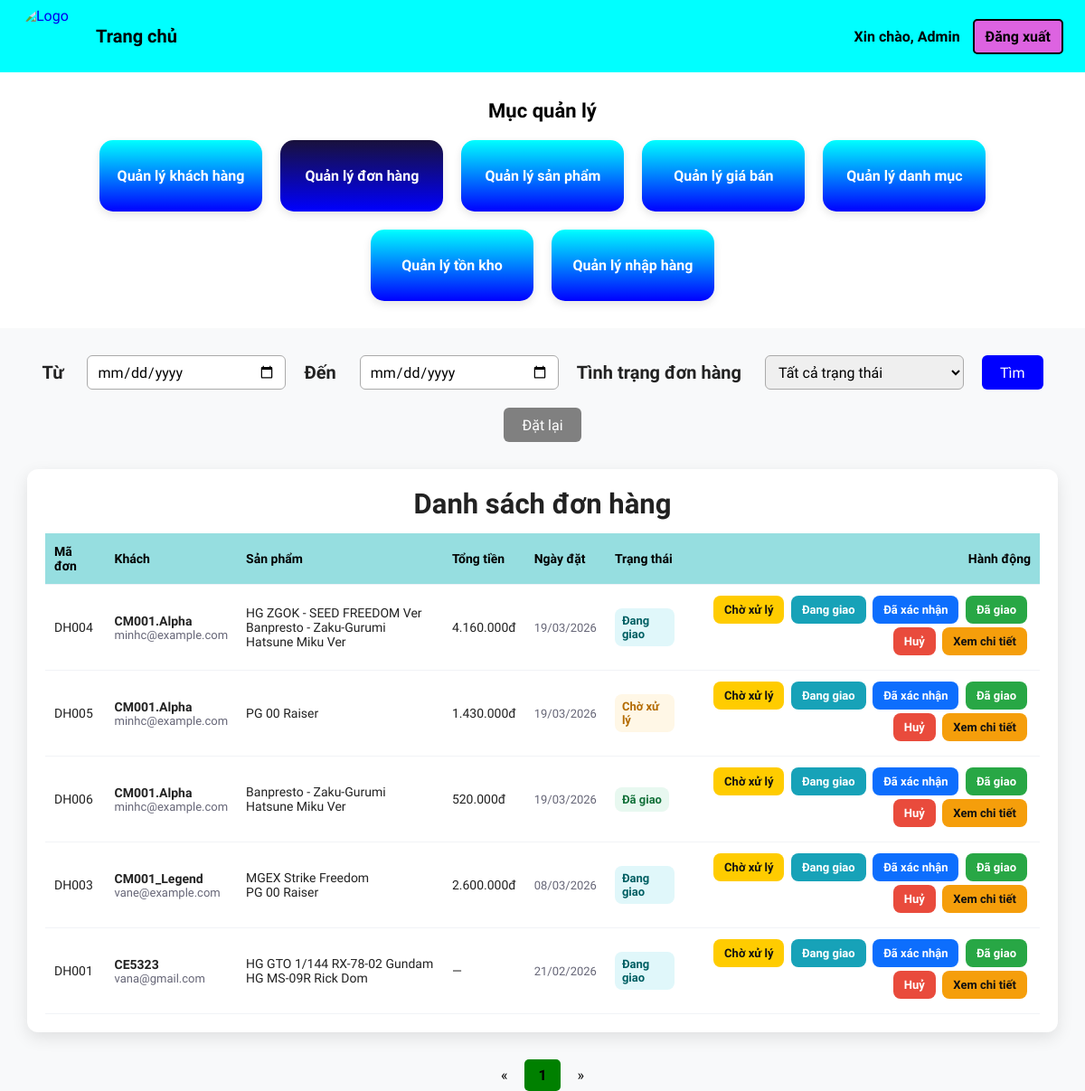
Page /admin/shiping.php on the earlier database version.
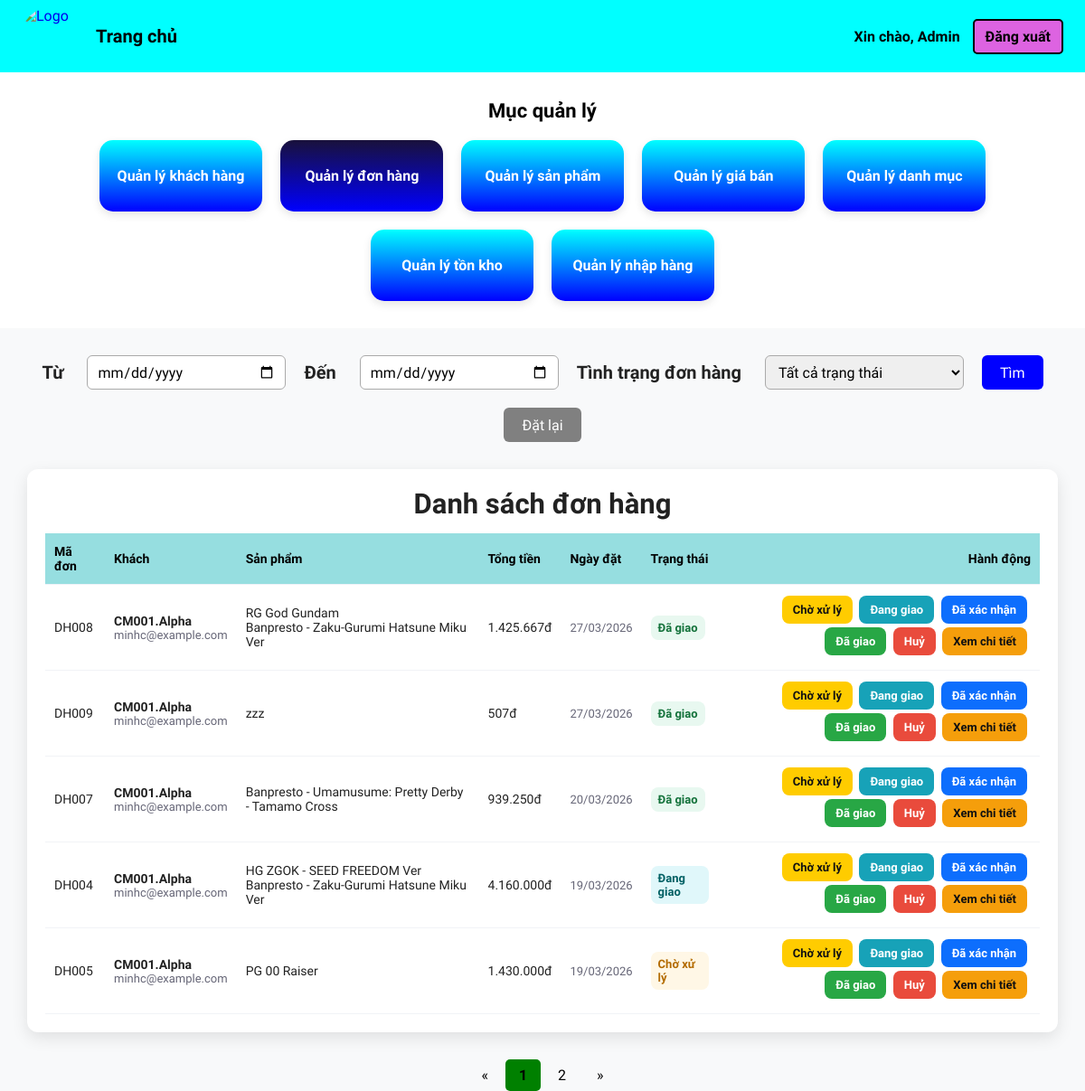
Same page on the later database version.
### tables this page shows
CREATE TABLE `orders` (
  `id_order` varchar(20) NOT NULL,
  `customer_id` varchar(10) NOT NULL,
  `order_date` date NOT NULL,
  `status` enum('Chờ xử lý','Đã xác nhận','Đang giao','Đã giao','Đã huỷ') DEFAULT 'Chờ xử lý',
  `created_at` timestamp NOT NULL DEFAULT current_timestamp(),
  `total` int(11) DEFAULT NULL,
  `receiver_name` varchar(100) DEFAULT NULL,
  `receiver_phone` varchar(20) DEFAULT NULL,
  `receiver_address` varchar(255) DEFAULT NULL,
  `payment_method` varchar(50) DEFAULT NULL,
  `note` text DEFAULT NULL
);

CREATE TABLE `customers` (
  `customer_id` varchar(10) NOT NULL,
  `phone` varchar(15) NOT NULL,
  `email` varchar(100) NOT NULL,
  `address` varchar(255) DEFAULT NULL,
  `register_date` date NOT NULL,
  `status` enum('Hoạt động','Bị khóa') DEFAULT 'Hoạt động',
  `created_at` timestamp NOT NULL DEFAULT current_timestamp(),
  `username` varchar(50) DEFAULT NULL,
  `password` varchar(255) DEFAULT NULL
);

CREATE TABLE `product_list` (
  `ProductID` varchar(255) NOT NULL,
  `ProductName` varchar(255) DEFAULT NULL,
  `Grade` varchar(255) DEFAULT NULL,
  `Producer` varchar(255) DEFAULT NULL,
  `Product_source` longtext DEFAULT NULL,
  `Product_description` longtext DEFAULT NULL,
  `Product_detail` text DEFAULT NULL,
  `Product_image` varchar(255) DEFAULT NULL,
  `Price` int(11) DEFAULT NULL,
  `Profit` decimal(5,2) DEFAULT NULL,
  `cost_price` decimal(12,2) DEFAULT 0.00,
  `Quantity` int(11) NOT NULL DEFAULT 0
);

### admin/shiping.php (the view, shortened to what the changed rows need)
<?php
$conn = new mysqli("localhost","root","","hobbystore");
$where = "WHERE 1=1";
$per_page = 5;
$page   = isset($_GET['page']) ? (int)$_GET['page'] : 1;
$offset = ($page - 1) * $per_page;
$count_res  = $conn->query("SELECT COUNT(*) as total FROM orders o $where");
$total_rows = $count_res->fetch_assoc()['total'];
$total_pages = max(1, ceil($total_rows / $per_page));
$sql = "SELECT o.id_order, o.order_date, o.status, o.total,
               o.receiver_name, o.receiver_phone, o.receiver_address,
               o.payment_method, o.note,
               c.email, c.username
        FROM orders o
        JOIN customers c ON o.customer_id = c.customer_id
        $where
        ORDER BY o.order_date DESC
        LIMIT $per_page OFFSET $offset";
$result = $conn->query($sql);
$qp = [];
$qs = count($qp) ? '&'.implode('&',$qp) : '';
?>
<!DOCTYPE html>
<html lang="vi">
<head>
  <link rel="stylesheet" href="assets/css/style.css">
</head>
<body>
<section class="overview-menu">
  <h2>Mục quản lý</h2>
</section>
<div class="shipping-table">
  <h2>Danh sách đơn hàng</h2>
  <table>
    <thead>
      <tr>
        <th>Mã đơn</th>
        <th>Khách</th>
        <th>Sản phẩm</th>
        <th>Tổng tiền</th>
        <th>Ngày đặt</th>
        <th>Trạng thái</th>
        <th style="text-align:right">Hành động</th>
      </tr>
    </thead>
    <tbody>
    <?php while($row = $result->fetch_assoc()):
        $oid = $conn->real_escape_string($row['id_order']);
        $items_res = $conn->query("SELECT p.ProductName, oi.quantity, p.Price
                                   FROM order_item oi
                                   JOIN product_list p ON oi.ProductID = p.ProductID
                                   WHERE oi.id_order='$oid'");
        $items = [];
        while($it = $items_res->fetch_assoc()) $items[] = $it;
        $product_names = implode('<br>', array_map(fn($i) => htmlspecialchars($i['ProductName']), $items));
        $badge = 'status-pending';
        if($row['status']==='Đã giao' || $row['status']==='Đã xác nhận') $badge = 'status-shipped';
        elseif($row['status']==='Đang giao') $badge = 'status-delivering';
        elseif($row['status']==='Đã huỷ') $badge = 'status-cancel';
        $items_json = htmlspecialchars(json_encode($items, JSON_UNESCAPED_UNICODE), ENT_QUOTES);
    ?>
    <tr>
      <td><?php echo htmlspecialchars($row['id_order']); ?></td>
      <td>
        <div style="font-weight:600"><?php echo htmlspecialchars($row['receiver_name'] ?? $row['username']); ?></div>
        <div class="muted"><?php echo htmlspecialchars($row['email']); ?></div>
      </td>
      <td><?php echo $product_names; ?></td>
      <td><?php echo $row['total'] ? number_format($row['total'],0,',','.') . 'đ' : '—'; ?></td>
      <td class="muted"><?php echo date('d/m/Y', strtotime($row['order_date'])); ?></td>
      <td><span class="status-badge <?php echo $badge; ?>"><?php echo htmlspecialchars($row['status']); ?></span></td>
      <td style="text-align:right">
        <form method="post" style="display:inline;">
          <button type="submit" name="status" value="Chờ xử lý"   class="btn btn-pending">Chờ xử lý</button>
          <button type="submit" name="status" value="Đang giao"    class="btn btn-delivering">Đang giao</button>
          <button type="submit" name="status" value="Đã xác nhận"  class="btn btn-confirm">Đã xác nhận</button>
          <button type="submit" name="status" value="Đã giao"      class="btn btn-deliver">Đã giao</button>
          <button type="submit" name="status" value="Đã huỷ"
            onclick="return confirm('Bạn chắc chắn muốn huỷ đơn <?php echo $row['id_order']; ?>?')"
            class="btn btn-cancel">Huỷ</button>
        </form>
        <button class="btn btn-detail"
          onclick="openModal(
            '<?php echo htmlspecialchars($row['id_order']); ?>',
            '<?php echo htmlspecialchars($row['receiver_name'] ?? $row['username']); ?>',
            '<?php echo htmlspecialchars($row['email']); ?>',
            '<?php echo htmlspecialchars($row['receiver_address'] ?? ''); ?>',
            '<?php echo htmlspecialchars($row['order_date']); ?>',
            '<?php echo htmlspecialchars($row['status']); ?>',
            '<?php echo $row['total'] ? number_format($row['total'],0,',','.') . 'đ' : '—'; ?>',
            '<?php echo htmlspecialchars($row['payment_method'] ?? ''); ?>',
            '<?php echo htmlspecialchars($row['note'] ?? ''); ?>',
            <?php echo $items_json; ?>
          )">Xem chi tiết</button>
      </td>
    </tr>
    <?php endwhile; ?>
    </tbody>
  </table>
</div>
<div class="pagination">
  <a href="shiping.php?page=1<?php echo $qs; ?>">&laquo;</a>
  <?php for($i=1;$i<=$total_pages;$i++): ?>
    <a href="shiping.php?page=<?php echo $i.$qs; ?>" <?php echo $i==$page?'class="active"':''; ?>><?php echo $i; ?></a>
  <?php endfor; ?>
  <a href="shiping.php?page=<?php echo $total_pages.$qs; ?>">&raquo;</a>
</div>
</body>
</html>

Differences in the rows shown:
no longer on this page (row unchanged): orders: id_order "DH006", receiver_name "CM001.Alpha", customer.email "minhc@example.com", product_list.ProductName "Banpresto - Zaku-Gurumi Hatsune Miku Ver", total "520.000", order_date "19/03/2026", status "Đã giao"
no longer on this page (row unchanged): orders: id_order "DH003", receiver_name "CM001_Legend", customer.email "vane@example.com", ProductName "MGEX Strike Freedom PG 00 Raiser", total "2.600.000", order_date "08/03/2026", status "Đang giao"
no longer on this page (row unchanged): orders: id_order "DH001", customer.username "CE5323", customer.email "vana@gmail.com", ProductName "HG GTO 1/144 RX-78-02 Gundam HG MS-09R Rick Dom", order_date "21/02/2026", status "Đang giao"
added orders: id_order "DH008", receiver_name "CM001.Alpha", customer.email "minhc@example.com", ProductName "RG God Gundam Banpresto - Zaku-Gurumi Hatsune Miku Ver", total "1.425.667", order_date "27/03/2026", status "Đã giao"
added orders: id_order "DH009", receiver_name "CM001.Alpha", customer.email "minhc@example.com", product_list.ProductName "zzz", total "507", order_date "27/03/2026", status "Đã giao"
added orders: id_order "DH007", receiver_name "CM001.Alpha", customer.email "minhc@example.com", product_list.ProductName "Banpresto - Umamusume: Pretty Derby - Tamamo Cross", total "939.250", order_date "20/03/2026", status "Đã giao"
Other differences:
new list line: "2"
